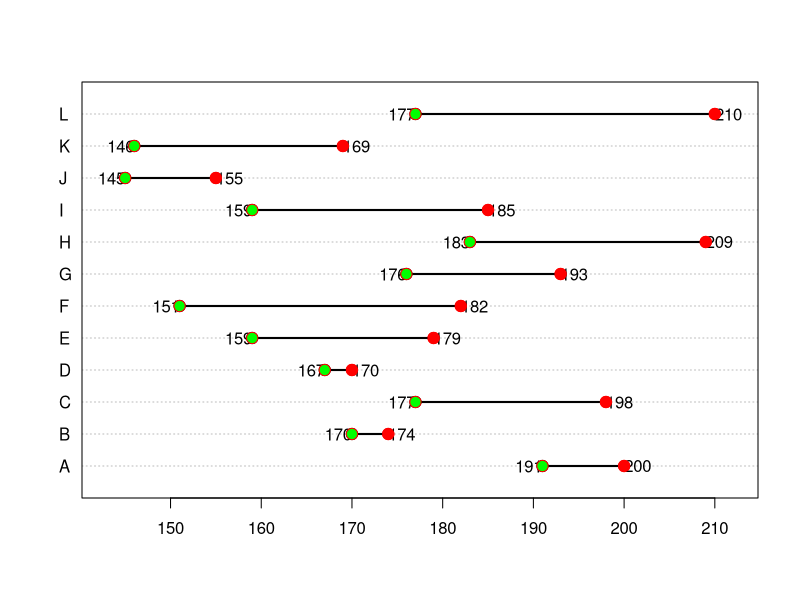

R code for this plot:
subject = c("A", "B", "C", "D", "E", "F", "G", "H", "I", "J", "K", "L")
before = c(200, 174, 198, 170, 179, 182, 193, 209, 185, 155, 169, 210)
after = c(191, 170, 177, 167, 159, 151, 176, 183, 159, 145, 146, 177)
quarter = c(rep(1, 3), rep(2, 3), rep(3, 3), rep(4, 3))

data = data.frame(subject, before, after, quarter)


colors = numeric(4)
colors[quarter == "1"] = "red"
colors[quarter == "2"] = "blue"
colors[quarter == "3"] = "green"
colors[quarter == "4"] = "orange"

dotchart(data$after, labels = data$subject, pch = 21, bg = "green",
         xlim = range(data$before, data$after) + c(-2, 2),
         pt.cex = 1.5)
points(data$before, 1:nrow(data), col = "red", pch = 19, cex = 1.5)

invisible(sapply(1:nrow(data), function(i) {
  segments(min(data$after[i], data$before[i]), i,
           max(data$after[i], data$before[i]), i, lwd = 2)
  text(min(data$after[i], data$before[i]) - 1.5, i,
       labels = min(data$after[i], data$before[i]))
  text(max(data$after[i], data$before[i]) + 1.5, i,
       labels = max(data$after[i], data$before[i]))
}))

points(data$before, 1:nrow(data), col = "red", pch = 19, cex = 1.5)
points(data$after, 1:nrow(data), col = "red", pch = 21, bg = "green", cex = 1.5)



t.test(before, after, paired = T, alternative ="two.sided")


data$di = data$before-data$after
data$di_squared = data$di*data$di

D_hat = mean(data$di)
S_d = sqrt((sum(data$di_squared) - (sum(data$di^2)/nrow(data))) / nrow(data)-1)

l = S_d / sqrt(nrow(data))
CI = D_hat + abs(l) * c(-1, 1)
CI

t = D_hat / (S_d/sqrt(nrow(data)))
alpha = 0.05
t_alpha = qt(alpha/2, nrow(data)-1)

FTR_interval = abs(t_alpha) * c(-1, 1)
if(t < FTR_interval[1] | t > FTR_interval[2]){
  print("Rejected")
} else {
  print("Failed to Reject")
}
